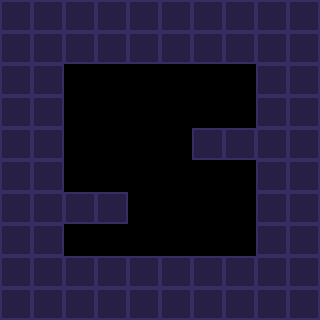

The image is a tile-based game level rendered from a .tmx file. Its description and complete source (layers, tilesets, objects, tile grids) follow:
An orthogonal 10x10 tile map with 32x32 px tiles, 1 tile layer (Tile Layer 1) and 3 objects.

<map version="1.2" tiledversion="1.3.5" orientation="orthogonal" renderorder="right-down" width="10" height="10" tilewidth="32" tileheight="32" infinite="0" nextlayerid="3" nextobjectid="7">
 <editorsettings>
  <export target="room1.lua" format="lua" />
 </editorsettings>
 <tileset firstgid="1" source="../allTiles.tsx" />
 <layer id="1" name="Tile Layer 1" width="10" height="10">
  <data encoding="csv">
1,1,1,1,1,1,1,1,1,1,
1,1,1,1,1,1,1,1,1,1,
1,1,0,0,0,0,0,0,1,1,
1,1,0,0,0,0,0,0,1,1,
1,1,0,0,0,0,1,1,1,1,
1,1,0,0,0,0,0,0,1,1,
1,1,1,1,0,0,0,0,1,1,
1,1,0,0,0,0,0,0,1,1,
1,1,1,1,1,1,1,1,1,1,
1,1,1,1,1,1,1,1,1,1
</data>
 </layer>
 <objectgroup id="2" name="Object Layer 1">
  <object id="1" gid="2" x="160" y="256" width="32" height="32" />
  <object id="5" gid="4" x="224" y="128" width="32" height="32" />
  <object id="6" gid="3" x="64" y="192" width="32" height="32" />
 </objectgroup>
</map>
